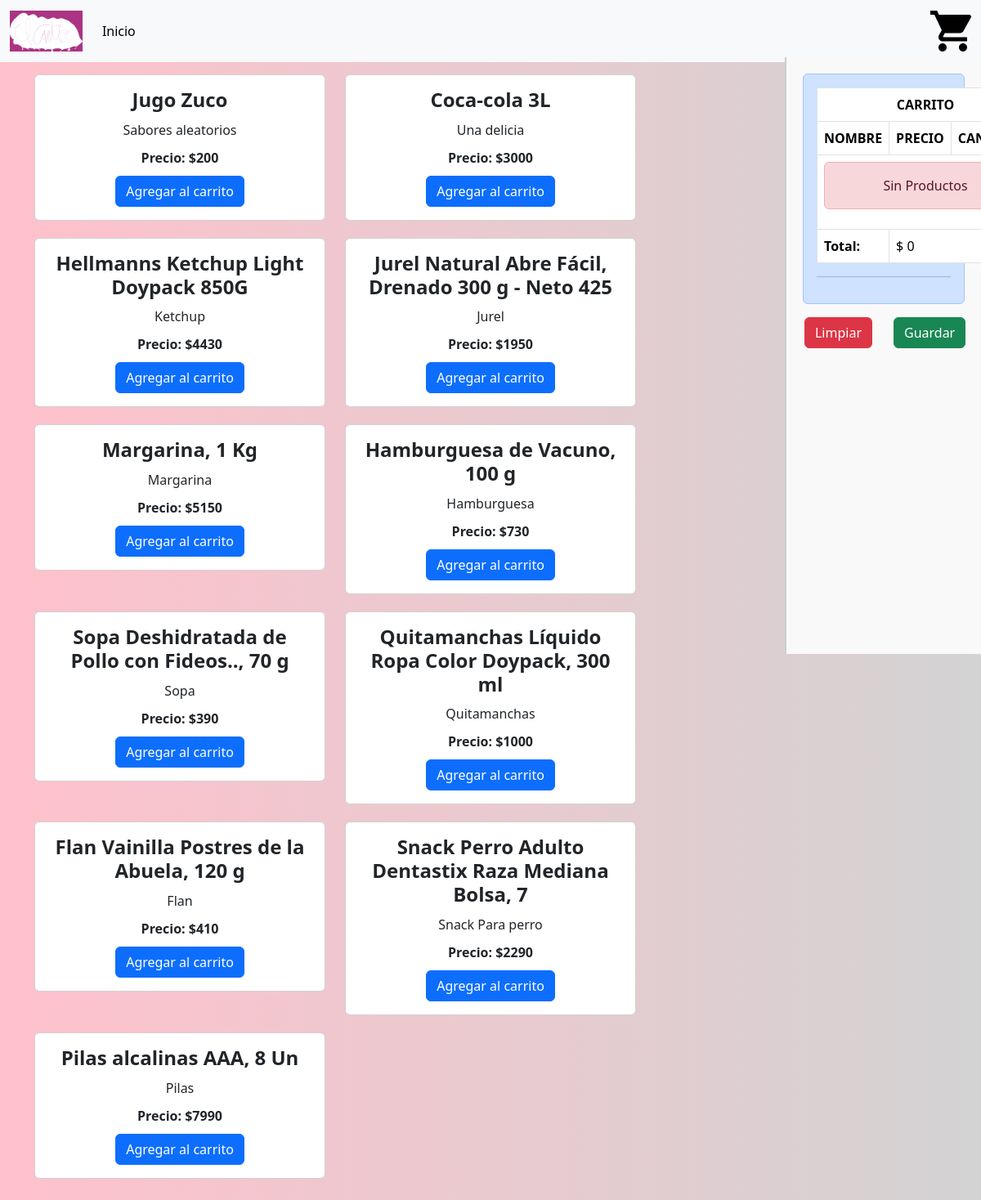
The page / on the database its author committed.
### ElCarritoApp/models.py (models this page shows, shortened)
class Producto(models.Model):
    nombre = models.CharField(max_length=50)
    descripcion = models.CharField(max_length=100)
    precio = models.IntegerField()
    imagen = models.ImageField(upload_to='productos', null=True, blank=True)

### ElCarritoApp/views.py (the view)
# urls.py: path('', tienda, name="Tienda"),
def tienda(request):
    productos = Producto.objects.all()
    return render(request, 'tienda.html', {'productos': productos})

### ElCarritoApp/context_processor.py (called while the page is built)
def total_carrito(request):
    total = 0
    if request.user.is_authenticated:
        if "carrito" in request.session.keys():
            for key, value in request.session["carrito"].items():
                total += int(value["acumulado"])
    return {"total_carrito": total}

### ElCarritoApp/templates/tienda.html (shortened to what this page needs)
<!DOCTYPE html>
{% load static %}
<html lang="es">
<head>
    <link href="{% static 'css/styles.css' %}" rel="stylesheet" type="text/css" />
    <link href="{% static 'bootstrap/bootstrap.min.css' %}" rel="stylesheet">
</head>
<body>
    <nav class="navbar navbar-expand-lg navbar-light bg-light">
        <div class="container-fluid">
            <a class="navbar-brand" href="#">
                <img src="{% static 'images/logoElCarrito.jpg' %}" alt="Logo" class="navbar-logo">
            </a>
            <div class="collapse navbar-collapse" id="navbarSupportedContent">
                <ul class="navbar-nav me-auto mb-2 mb-lg-0">
                    <li class="nav-item">
                        <a class="nav-link active" aria-current="page" href="{% url 'Index' %}">Inicio</a>
                    </li>
                </ul>
            </div>
            <div class="navbar-right">
                <img src="{% static 'images/shopping-cart.svg' %}" alt="Carrito" class="navbar-cart">
            </div>
        </div>
    </nav>
    <div class="container">
        <div class="row">
            <div class="col-lg-8">
                <div class="row" style="padding: 10px 0;">
                    <div class="col-12">
                        <div class="row">
                            {% for producto in productos %}
                            <div class="col-md-6">
                                <div class="card mb-3">
                                    <div class="card-body">
                                        <h5 class="card-title">{{ producto.nombre }}</h5>
                                        <p class="card-text">{{ producto.descripcion }}</p>
                                        <p class="card-text"><strong>Precio: ${{ producto.precio }}</strong></p>
                                        <a href="{% url 'Add' producto.id %}" class="btn btn-primary">Agregar al carrito</a>
                                    </div>
                                </div>
                            </div>
                            {% endfor %}
                        </div>
                    </div>
                </div>
            </div>
            <div class="col-lg-4">
                <div class="fixed-right">
                    {% include "carro.html" %}
                </div>
            </div>
        </div>
    </div>
</body>
</html>

### ElCarritoApp/templates/carro.html
<div class="alert alert-primary" role="alert">
    <table class="table table-bordered">
      <thead>
        <tr>
          <th scope="row" colspan="3" class="text-center">CARRITO</th>
        </tr>
        <tr>
          <th scope="col">NOMBRE</th>
          <th scope="col">PRECIO</th>
          <th scope="col">CANTIDAD</th>
        </tr>
      </thead>
      <tbody>
      {% if request.session.carrito.items %}
      {% for key, value in request.session.carrito.items %}
        <tr>
          <td>{{value.nombre}}</td>
          <td>{{value.precio}}</td>
          <td>{{value.acumulado}}
            <a href="{% url 'Add' value.producto_id %}" class="badge btn btn-dark badge-dark">+</a>
            <a href="{% url 'Sub' value.producto_id %}" class="badge btn btn-dark badge-dark">-</a>
          </td>
        </tr>
      {% endfor %}
      {% else %}
      <tr>
          <td colspan="3">
              <div class="alert alert-danger text-center"> Sin Productos </div>
          </td>
      </tr>
      {% endif %}
        <tr>
          <th scope="row">Total:</th>
          <td colspan="2">$ {{total_carrito}}</td>
        </tr>
      </tbody>
    </table>
    <hr>
    </div>
    <div class="row text-center">
        <div class="col-6"><a href="{% url 'CLS' %}" class="btn btn-danger">Limpiar</a></div>
        <div class="col-6"><a href="#" class="btn btn-success">Guardar</a></div>
    </div>

### ElCarritoApp/static/css/styles.css (style rules this page uses)
body { background: linear-gradient(to right, #ffc1cc, #d3d3d3); height: 100vh; margin: 0; }
.navbar { display: flex; justify-content: space-between; align-items: center; background-color: #f700df; padding: 10px 20px; color: #FFFFFF; }
.navbar-logo, .navbar-cart { max-height: 50px; }
.nav-link { color: #FFFFFF; }
.navbar-right { display: flex; align-items: center; }
.card { background-color: purple; color: #FFFFFF; text-align: center; border: 5px solid black; margin: 5px 0; }
.card-title { font-size: 1.5rem; font-weight: bold; }
.card-text { margin: 10px 0; }
.btn-primary { background-color: #007bff; color: #FFFFFF; padding: 0.5rem 1rem; text-decoration: none; border-radius: 0.25rem; display: inline-block; }
.fixed-right { position: fixed; top: 70px; right: 0; height: calc(100vh - 70px); width: 20%; background-color: #f9f9f9; border-left: 2px solid #ccc; padding: 20px; overflow-y: auto; z-index: 1000; }

### rows shown on the page
Producto: nombre "Jugo Zuco", descripcion "Sabores aleatorios", precio "200"
Producto: nombre "Coca-cola 3L", descripcion "Una delicia", precio "3000"
Producto: nombre "Hellmanns Ketchup Light Doypack 850G", descripcion "Ketchup", precio "4430"
Producto: nombre "Jurel Natural Abre Fácil, Drenado 300 g - Neto 425", descripcion "Jurel", precio "1950"
Producto: nombre "Margarina, 1 Kg", descripcion "Margarina", precio "5150"
Producto: nombre "Hamburguesa de Vacuno, 100 g", descripcion "Hamburguesa", precio "730"
Producto: nombre "Sopa Deshidratada de Pollo con Fideos.., 70 g", descripcion "Sopa", precio "390"
Producto: nombre "Quitamanchas Líquido Ropa Color Doypack, 300 ml", descripcion "Quitamanchas", precio "1000"
Producto: nombre "Flan Vainilla Postres de la Abuela, 120 g", descripcion "Flan", precio "410"
Producto: nombre "Snack Perro Adulto Dentastix Raza Mediana Bolsa, 7", descripcion "Snack Para perro", precio "2290"
Producto: nombre "Pilas alcalinas AAA, 8 Un", descripcion "Pilas", precio "7990"

### other values the page prints
{{ total_carrito }} "0"
